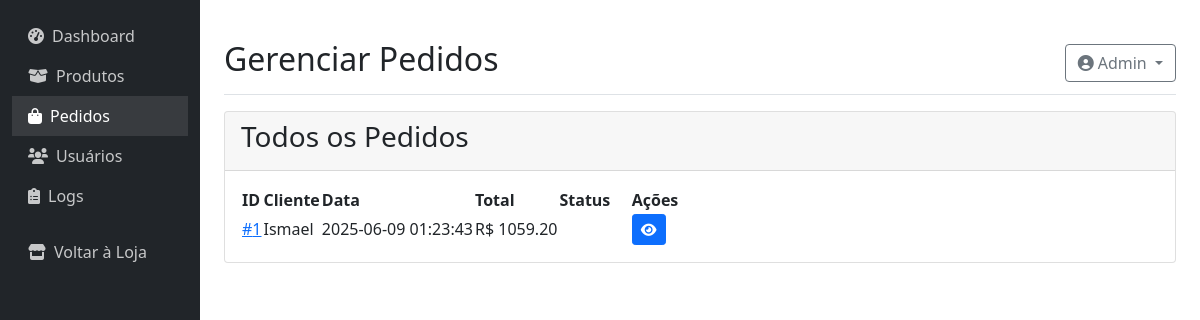
Page /admin/pedidos (signed in) on the earlier database version.
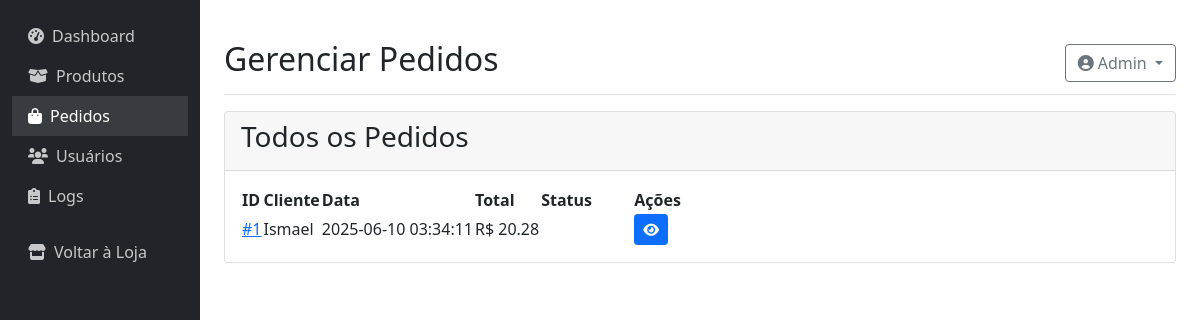
Same page on the later database version.
### tables this page shows
CREATE TABLE pedidos (
            id INTEGER PRIMARY KEY AUTOINCREMENT,
            usuario_id INTEGER,
            data TIMESTAMP DEFAULT CURRENT_TIMESTAMP,
            status TEXT DEFAULT 'Pendente',
            total REAL DEFAULT 0.0,
            FOREIGN KEY (usuario_id) REFERENCES usuarios(id)
        );

CREATE TABLE usuarios (
            id INTEGER PRIMARY KEY AUTOINCREMENT,
            nome TEXT NOT NULL,
            email TEXT UNIQUE NOT NULL,
            senha TEXT NOT NULL,
            is_admin BOOLEAN DEFAULT 0
        );

### app.py (the view)
@app.route('/admin/pedidos')
@admin_required
def admin_pedidos():
    conn = conectar_db()
    cursor = conn.cursor()
    cursor.execute('''
        SELECT p.id, p.data, p.status, p.total, u.nome
        FROM pedidos p
        JOIN usuarios u ON p.usuario_id = u.id
        ORDER BY p.data DESC
    ''')
    pedidos = cursor.fetchall()
    conn.close()
    return render_template('admin/pedidos.html', pedidos=pedidos)

### app.py (called while the page is built)
def conectar_db():
    conn = sqlite3.connect(DB_NAME)
    conn.row_factory = sqlite3.Row # Allows accessing columns by name
    return conn

def contar_itens_carrinho_db(usuario_id):
    conn = conectar_db()
    cursor = conn.cursor()
    cursor.execute('''
    SELECT COALESCE(SUM(quantidade), 0)
    FROM carrinho
    WHERE usuario_id = ?
    ''', (usuario_id,))
    total_itens = cursor.fetchone()[0]
    conn.close()
    return total_itens

@app.context_processor
def inject_carrinho():
    total_itens = 0
    if 'usuario_id' in session:
        try:
            total_itens = contar_itens_carrinho_db(session['usuario_id'])
        except Exception as e:
            print(f"Erro no context processor ao contar itens do carrinho (DB): {e}")
            total_itens = 0
    return {'total_itens': total_itens}

def admin_required(f):
    @wraps(f)
    def decorated_function(*args, **kwargs):
        if 'usuario_id' not in session or not session.get('is_admin', False):
            flash('Acesso restrito a administradores', 'danger')
            return redirect(url_for('login'))
        return f(*args, **kwargs)
    return decorated_function

### templates/admin/pedidos.html (shortened to what this page needs)
{% extends "admin/base.html" %}
{% block page_title %}Gerenciar Pedidos{% endblock %}
{% block content %}
<div class="card">
    <div class="card-header">
        <h3 class="card-title">Todos os Pedidos</h3>
    </div>
    <div class="card-body">
        <table class="admin-table">
            <thead>
                <tr>
                    <th>ID</th>
                    <th>Cliente</th>
                    <th>Data</th>
                    <th>Total</th>
                    <th>Status</th>
                    <th>Ações</th>
                </tr>
            </thead>
            <tbody>
                {% for pedido in pedidos %}
                <tr>
                    <td><a href="{{ url_for('detalhes_pedido', id=pedido[0]) }}">#{{ pedido[0] }}</a></td>
                    <td>{{ pedido[4] }}</td>
                    <td>{{ pedido[1] }}</td>
                    <td>R$ {{ "%.2f"|format(pedido[3]) }}</td>
                    <td>
                        <span class="badge badge-{{ pedido[2].lower() }}">
                        </span>
                    </td>
                    <td>
                        <a href="{{ url_for('detalhes_pedido', id=pedido[0]) }}" class="btn btn-sm btn-primary">
                            <i class="fas fa-eye"></i>
                        </a>
                    </td>
                </tr>
                {% endfor %}
            </tbody>
        </table>
    </div>
</div>
{% endblock %}

Differences in the rows shown:
changed pedidos "Ismael": data "2025-06-09 01:23:43" → "2025-06-10 03:34:11"; total "1059.20" → "20.28"
